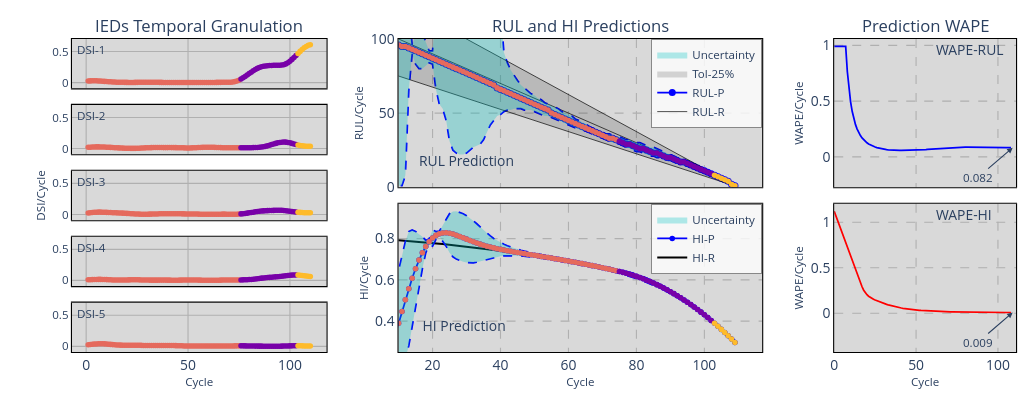

This figure's notebook cell:
### Code cell
# Dados, modelo (melhor linha de PARAMS_PATH) e simulação com o rho armazenado em RHO_CSV
RS = pd.read_csv(RS_PATH)
HI = pd.read_csv(HI_PATH)
sig = HI['PC1'].values
dfP = pd.read_csv(PARAMS_PATH)
params = dfP.sort_values(dfP.columns[0], ascending=True).iloc[0, 1:].values

m,nI,nR,nO,mO,N1,N2,N3,τ,act = ParseParams(params)
X, Y, Z, kX = PrepareData(RS, HI, W, nI, nO, mO)
ref, J, L = RefEoL(sig, EOL, kX, frac=RUL_FRAC)   # avisa se o fluxo não alcança o EoL; EoL fracionário com RUL_FRAC
print(f'params = {[m,nI,nR,nO,mO,N1,N2,N3,τ,act]} | J = {J} | L = {L} | ref = {ref}')

pRho = LoadRho()
print('rho:', {k: round(float(v), 6) for k, v in pRho.items()})
teda = Simulate(pRho)
Report(teda)
PlotSimulation(teda=teda,mode='ply',xi=10, yf=100,ftrs=5,dsi_mode='hide')
